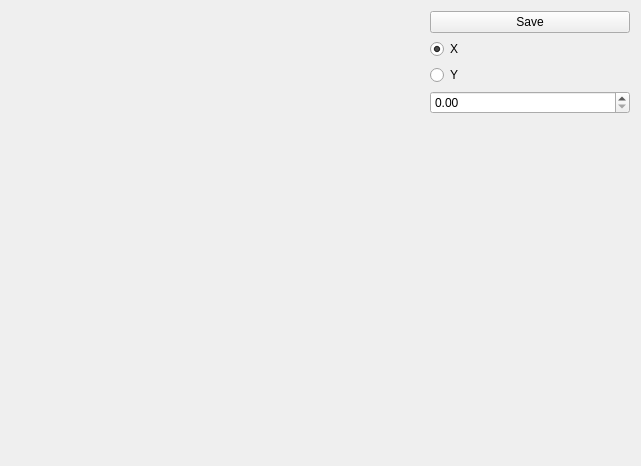
<?xml version="1.0" encoding="UTF-8"?>
<ui version="4.0">
 <class>Cut_widget</class>
 <widget class="QWidget" name="Cut_widget">
  <property name="geometry">
   <rect>
    <x>0</x>
    <y>0</y>
    <width>641</width>
    <height>466</height>
   </rect>
  </property>
  <property name="windowTitle">
   <string>Form</string>
  </property>
  <layout class="QGridLayout" name="gridLayout">
   <item row="0" column="0">
    <widget class="QLabel" name="display_Label">
     <property name="minimumSize">
      <size>
       <width>400</width>
       <height>400</height>
      </size>
     </property>
     <property name="text">
      <string/>
     </property>
    </widget>
   </item>
   <item row="0" column="1">
    <layout class="QVBoxLayout" name="verticalLayout_3">
     <item>
      <layout class="QVBoxLayout" name="verticalLayout_2">
       <item>
        <widget class="QPushButton" name="pushButton">
         <property name="maximumSize">
          <size>
           <width>200</width>
           <height>25</height>
          </size>
         </property>
         <property name="text">
          <string>Save</string>
         </property>
        </widget>
       </item>
       <item>
        <layout class="QVBoxLayout" name="verticalLayout">
         <item>
          <widget class="QRadioButton" name="x_rButton">
           <property name="maximumSize">
            <size>
             <width>200</width>
             <height>16777215</height>
            </size>
           </property>
           <property name="text">
            <string>X</string>
           </property>
           <property name="checked">
            <bool>true</bool>
           </property>
          </widget>
         </item>
         <item>
          <widget class="QRadioButton" name="y_rButton">
           <property name="maximumSize">
            <size>
             <width>200</width>
             <height>16777215</height>
            </size>
           </property>
           <property name="text">
            <string>Y</string>
           </property>
          </widget>
         </item>
        </layout>
       </item>
      </layout>
     </item>
     <item>
      <widget class="QDoubleSpinBox" name="pos_Box">
       <property name="maximumSize">
        <size>
         <width>200</width>
         <height>25</height>
        </size>
       </property>
      </widget>
     </item>
     <item>
      <spacer name="verticalSpacer">
       <property name="orientation">
        <enum>Qt::Vertical</enum>
       </property>
       <property name="sizeHint" stdset="0">
        <size>
         <width>20</width>
         <height>40</height>
        </size>
       </property>
      </spacer>
     </item>
    </layout>
   </item>
  </layout>
 </widget>
 <resources/>
 <connections>
  <connection>
   <sender>pos_Box</sender>
   <signal>valueChanged(double)</signal>
   <receiver>Cut_widget</receiver>
   <slot>draw_cut()</slot>
   <hints>
    <hint type="sourcelabel">
     <x>500</x>
     <y>98</y>
    </hint>
    <hint type="destinationlabel">
     <x>637</x>
     <y>75</y>
    </hint>
   </hints>
  </connection>
 </connections>
 <slots>
  <slot>draw_cut()</slot>
 </slots>
</ui>
